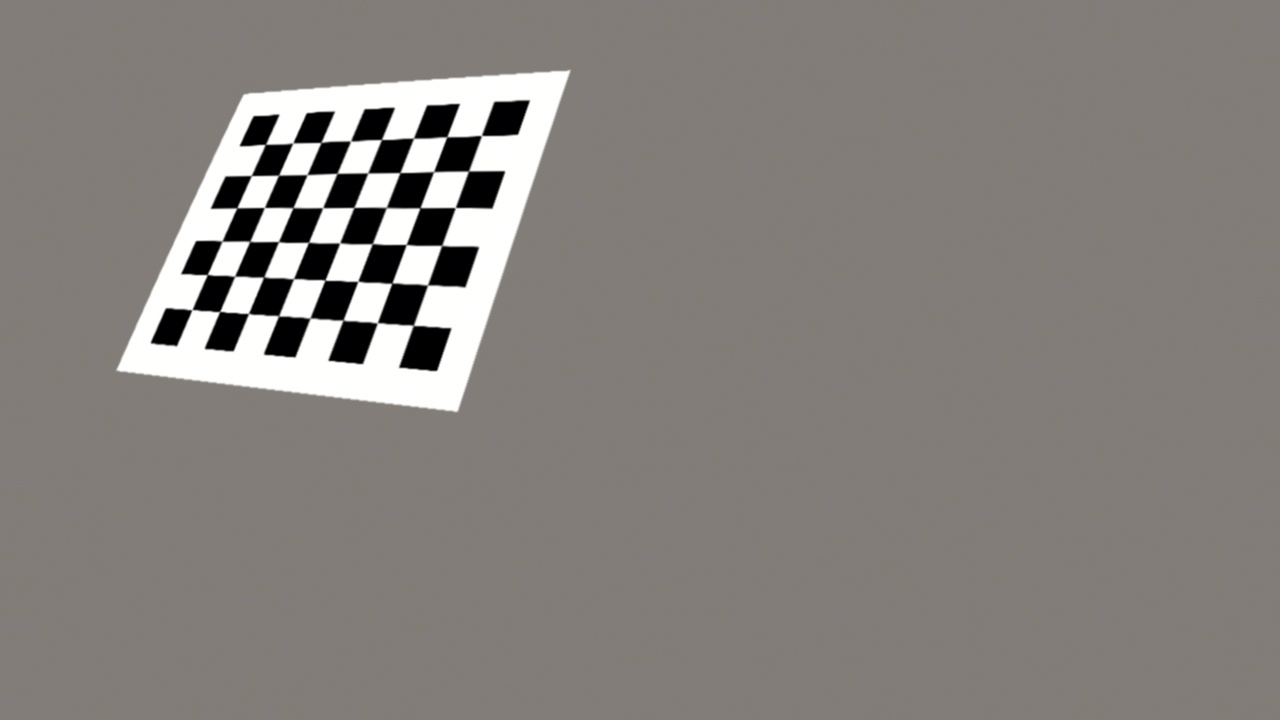
#> input picture data/calibration/calib_003.jpg, 1280 x 720 px, given in place of the camera
$ python test_security.py   (older library calls are emulated)
#> lines starting #> are read from the running program, lines starting #| are printed output that depends on the picture; after the words box and inside, x2 and y2 are one past the last pixel; in counts of white or black regions, pixels touching at a corner belong together
#> in main, frame is the input picture: shape (720, 1280, 3); mean B, G, R 125.6, 129.8, 134.2
### src/calibration.py
import os
import cv2
import numpy as np
from typing import List

import config
from utils import get_chessboard_points


# [62 lines left out: functions find_corners, calibrate_camera, compute_scale, save_calibration, load_calibration, not called in this run]


def undistort(img: np.array, calib: dict) -> np.array:
    return cv2.undistort(img, calib["intrinsics"], calib["dist_coeffs"])


def prepare_frame(frame: np.array, calib: dict) -> np.array:
    """Every frame goes through this function before being processed: distortion correction and resize"""
    if calib is not None and frame.shape[1::-1] == calib["image_size"]:
        return cv2.remap(frame, calib["map1"], calib["map2"], interpolation=cv2.INTER_LINEAR, borderMode=cv2.BORDER_REPLICATE)

    # Without calibration (or with another resolution) the frame is only resized
    if calib is not None and not calib.get("warned", False):
        print(f"Warning: image size {frame.shape[1::-1]} is not the calibrated size {calib['image_size']}, distortion not corrected")
        calib["warned"] = True
    if config.WORK_WIDTH is not None and frame.shape[1] != config.WORK_WIDTH:
        scale = config.WORK_WIDTH / frame.shape[1]
        frame = cv2.resize(frame, None, fx=scale, fy=scale, interpolation=cv2.INTER_AREA)
#> frame: shape (540, 960, 3)
    return frame


# [7 lines left out: function get_scale, not called in this run]

### src/security.py
import cv2
import numpy as np
from typing import List

import config
from utils import draw_text


def get_color_masks(hsv: np.array) -> dict:
    masks = {}
    for color, ranges in config.FLAG_HUES.items():
        mask = np.zeros(hsv.shape[:2], np.uint8)
        for low, high in ranges:
            in_range = cv2.inRange(hsv, (low, config.COLOR_MIN_SATURATION, config.COLOR_MIN_VALUE), (high, 255, 255))
            mask = cv2.bitwise_or(mask, in_range)
        masks[color] = mask
    masks["black"] = cv2.inRange(hsv, (0, 0, 0), (179, config.BLACK_MAX_SATURATION, config.BLACK_MAX_VALUE))
    return masks


def get_triangularity(contour: np.array) -> float:
    # A pennant is a triangle: it fills most of the smallest triangle that encloses it (a circle fills 60 %)
    triangle_area, _ = cv2.minEnclosingTriangle(contour)
    return cv2.contourArea(contour) / max(triangle_area, 1)


def get_paper_mask(hsv: np.array) -> np.array:
    # White paper is bright and has no colour (skin, hair and clothes are darker or more saturated)
    return (hsv[:, :, 1] < config.PAPER_MAX_SATURATION) & (hsv[:, :, 2] > config.PAPER_MIN_VALUE)
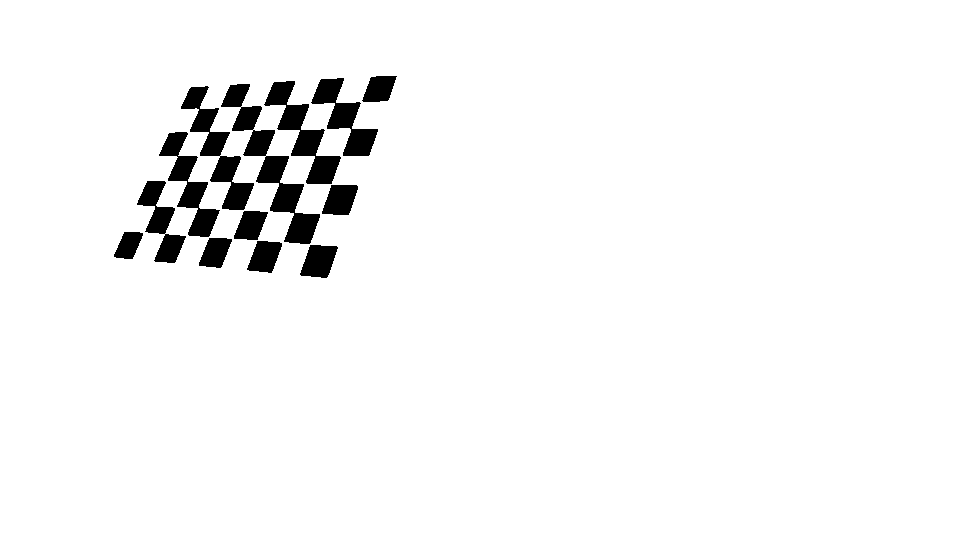
#> returned value: shape (540, 960) bool; 96.2% white; 13 black regions, largest, box (x1, y1, x2, y2) and area: (221, 84, 320, 244) 3712, (181, 86, 254, 210) 2555, (264, 81, 341, 184) 2488


def get_paper_around(paper: np.array, contour: np.array) -> float:
    # The pennant is drawn on paper: fraction of the pixels around it that are paper
    blob = np.zeros(paper.shape, np.uint8)
    cv2.drawContours(blob, [contour], -1, 255, -1)
    width = int(max(3, 0.25 * np.sqrt(cv2.contourArea(contour))))
    outer = cv2.dilate(blob, np.ones((2 * width + 1, 2 * width + 1), np.uint8))
    inner = cv2.dilate(blob, np.ones((5, 5), np.uint8))   # the edge of the pennant is mixed with the paper
    return float(paper[(outer > 0) & (inner == 0)].mean())


# [33 lines left out: function find_pole, not called in this run]


def find_candidates(frame: np.array) -> List[dict]:
    """Every blob with the colour and the size of a pennant, with the values of the three checks of a flag"""
    hsv = cv2.cvtColor(cv2.GaussianBlur(frame, (3, 3), 0), cv2.COLOR_BGR2HSV)
    gray = cv2.cvtColor(frame, cv2.COLOR_BGR2GRAY)
    paper = get_paper_mask(hsv)
    min_area, max_area = config.PENNANT_AREA[0] * gray.size, config.PENNANT_AREA[1] * gray.size

    candidates = []
    for color, mask in get_color_masks(hsv).items():
        # The opening removes the pole and the lines of the drawing, only the filled pennant is left
        mask = cv2.morphologyEx(mask, cv2.MORPH_OPEN, np.ones((5, 5), np.uint8))
        contours, _ = cv2.findContours(mask, cv2.RETR_EXTERNAL, cv2.CHAIN_APPROX_SIMPLE)
        for contour in contours:
            if not min_area < cv2.contourArea(contour) < max_area:
                continue
            candidate = {"color": color, "contour": contour, "triangularity": get_triangularity(contour),
                         "paper": get_paper_around(paper, contour), "pole": None}
            if is_pennant(candidate):
                candidate["pole"] = find_pole(gray, paper, contour)
            candidates.append(candidate)
#> this loop made 4 passes
#> color on passes 1 to 3: 'red', 'green', 'blue'
#> after the loop, candidates = 2 items
    return candidates


def is_pennant(candidate: dict) -> bool:
    return candidate["triangularity"] > config.MIN_TRIANGULARITY and candidate["paper"] > config.MIN_PAPER_AROUND


def detect_flag(frame: np.array):
    """Detects the flag shown to the camera: a coloured triangle on white paper with a pole next to it

    Returns:
        tuple: color (str or None), pennant (contour or None), pole (x1, y1, x2, y2 or None)
    """
    flags = [candidate for candidate in find_candidates(frame) if is_pennant(candidate) and candidate["pole"] is not None]
#> flags = []
    if len(flags) == 0:
        return None, None, None
    flag = max(flags, key=lambda candidate: cv2.contourArea(candidate["contour"]))
    return flag["color"], flag["contour"], flag["pole"]


def draw_detection(frame: np.array, color, pennant, pole) -> np.array:
    if pennant is None:
        return frame
    cv2.drawContours(frame, [pennant], -1, (0, 255, 255), 2)
    cv2.line(frame, pole[:2], pole[2:], (255, 0, 255), 2)
    x, y, w, h = cv2.boundingRect(pennant)
    draw_text(frame, color, (x, max(y - 10, 20)), (0, 255, 0))
    return frame


class SequenceDecoder:
    """state - "waiting" (sequence not complete), "granted" (access for self.user) or "denied" (wrong sequence)"""

    def __init__(self, users: dict = config.USERS, accept_frames: int = config.ACCEPT_FRAMES,
                 release_frames: int = config.RELEASE_FRAMES, timeout: float = config.SEQUENCE_TIMEOUT):
        self.users = users
        self.accept_frames = accept_frames
        self.release_frames = release_frames
        self.timeout = timeout
        self.length = len(next(iter(users.values())))
        self.reset()

    def reset(self):
        self.sequence = []
        self.state = "waiting"
        self.user = None
        self.candidate = None    # flag seen in the last frames
        self.count = 0           # consecutive frames with the candidate
        self.empty_count = 0     # consecutive frames without any flag
        self.released = True     # True when the previous card has already been taken away
        self.last_time = None    # time of the last accepted flag

    def update(self, color, now: float) -> str:
        if self.state == "granted":
            return self.state

        # The sequence is forgotten if too much time passes without showing a flag
        if self.sequence and now - self.last_time > self.timeout:
            self.reset()

        if color is None:
            # One frame without flag can be a detection failure: the card has been taken away after several
            self.empty_count += 1
            if self.empty_count >= self.release_frames:
                self.released = True
                self.candidate = None
                self.count = 0
            return self.state

        self.empty_count = 0
        if color == self.candidate:
            self.count += 1
        else:
            self.candidate = color
            self.count = 1

        # A flag is accepted only once: it must be stable and the previous card must have been taken away
        if self.released and self.count >= self.accept_frames:
            self.state = "waiting"
            self.sequence.append(color)
            self.released = False
            self.last_time = now
            if len(self.sequence) == self.length:
                self.check_sequence()
        return self.state

    # [8 lines left out: function check_sequence, not called in this run]

    def draw(self, frame: np.array) -> np.array:
        if self.state == "granted":
            draw_text(frame, f"Acceso concedido: {self.user}", (10, 60), (0, 255, 0), 0.8)
        elif self.state == "denied":
            draw_text(frame, "Acceso denegado: secuencia incorrecta", (10, 60), (0, 0, 255), 0.8)
        else:
            draw_text(frame, f"Secuencia {len(self.sequence)}/{self.length}: {' '.join(self.sequence)}", (10, 60), (255, 255, 255), 0.8)
        return frame

### src/utils.py
import os
import cv2
import numpy as np
import matplotlib.pyplot as plt
from typing import List


# [13 lines left out: function show_images, not called in this run]


def load_images(filenames: List) -> List:
    return [cv2.imread(filename) for filename in filenames]


# [74 lines left out: functions write_image, read_video, extract_frames, get_chessboard_points, draw_lines, not called in this run]


def draw_text(img, text, position, color=(255, 255, 255), scale=0.6, thickness=2):
    """Writes text with a black border so that it can be read over any background"""
    # The fonts of OpenCV have no accents
    text = text.translate(str.maketrans("áéíóúñ", "aeioun"))
    cv2.putText(img, text, position, cv2.FONT_HERSHEY_SIMPLEX, scale, (0, 0, 0), thickness + 2, cv2.LINE_AA)
    cv2.putText(img, text, position, cv2.FONT_HERSHEY_SIMPLEX, scale, color, thickness, cv2.LINE_AA)
    return img


def nothing(x):
    pass


# [67 lines left out: function get_hsv_color_ranges, not called in this run]

### src/main.py
import os
import time
import cv2
import numpy as np

import config
from utils import draw_text
from calibration import load_calibration, prepare_frame, get_scale
from security import detect_flag, draw_detection, SequenceDecoder
from swing import SwingTracker, build_background, detect_positions, compute_measures, get_tracking_quality
from comparison import load_reference, compare, summarise, print_report, save_results

WINDOW = "SwingVision - 'q' para salir"
RECORD_SIZE = (960, 540)   # size of the video saved with --record


def open_source(source):
    if isinstance(source, int):
        # Use CAP_DSHOW for Windows to avoid warning messages
        cap = cv2.VideoCapture(source, cv2.CAP_DSHOW) if os.name == "nt" else cv2.VideoCapture(source)
        cap.set(cv2.CAP_PROP_FRAME_WIDTH, config.CAMERA_SIZE[0])
        cap.set(cv2.CAP_PROP_FRAME_HEIGHT, config.CAMERA_SIZE[1])
    else:
        cap = cv2.VideoCapture(source)
    if not cap.isOpened():
        print(f"Could not open the source ({source}).")
        return None
    return cap


class FPSCounter:

    def __init__(self):
        self.previous = time.time()
        self.fps = 0

    # [151 lines left out: functions draw, run_security, analyse, run_swing, main, not called in this run]


# [4 lines that do not run on import are left out]

### src/test_security.py
import time
import cv2

import config
from utils import draw_text
from calibration import prepare_frame
from security import find_candidates, is_pennant, detect_flag, draw_detection, SequenceDecoder
from main import open_source

# Test of the security block alone, with the real cards and the real camera.
# It shows the values the detector measures, to adjust the thresholds of config.py.
# 'r' deletes the sequence, 's' saves the current frame, 'q' quits


def describe(candidate: dict) -> str:
    # Values compared with MIN_TRIANGULARITY, MIN_PAPER_AROUND and MIN_POLE_LENGTH
    x, y, w, h = cv2.boundingRect(candidate["contour"])
    return (f"{candidate['color']} ({x},{y}) area {cv2.contourArea(candidate['contour']):.0f} | "
            f"triangularity {candidate['triangularity']:.2f} | paper {candidate['paper']:.2f} | "
            f"pole {'yes' if candidate['pole'] is not None else 'no'}")


def main(source=config.CAMERA_INDEX):
    cap = open_source(source)
    if cap is None:
        return
    decoder = SequenceDecoder()
    saved = 0
    while True:
        ret, frame = cap.read()
        if not ret:
            break
        frame = prepare_frame(frame, None)   # no calibration here: only the detector is being tested
        original = frame.copy()
        color, pennant, pole = detect_flag(frame)
        decoder.update(color, time.time())

        # The candidates closest to being a pennant, to see which check fails
        candidates = sorted(find_candidates(frame), key=lambda c: c["triangularity"] * c["paper"], reverse=True)[:3]
#> the loop in find_candidates (call 2), `for color, mask in get_color_masks(hsv).items():` made 4 passes
#> candidates = 2 items
        lines = [describe(candidate) for candidate in candidates] if candidates else ["No blob with the colour and size of a pennant"]
#> lines = 2 items
        for candidate in candidates:
            cv2.drawContours(frame, [candidate["contour"]], -1, (0, 255, 0) if is_pennant(candidate) else (0, 0, 255), 1)
#> this loop made 2 passes
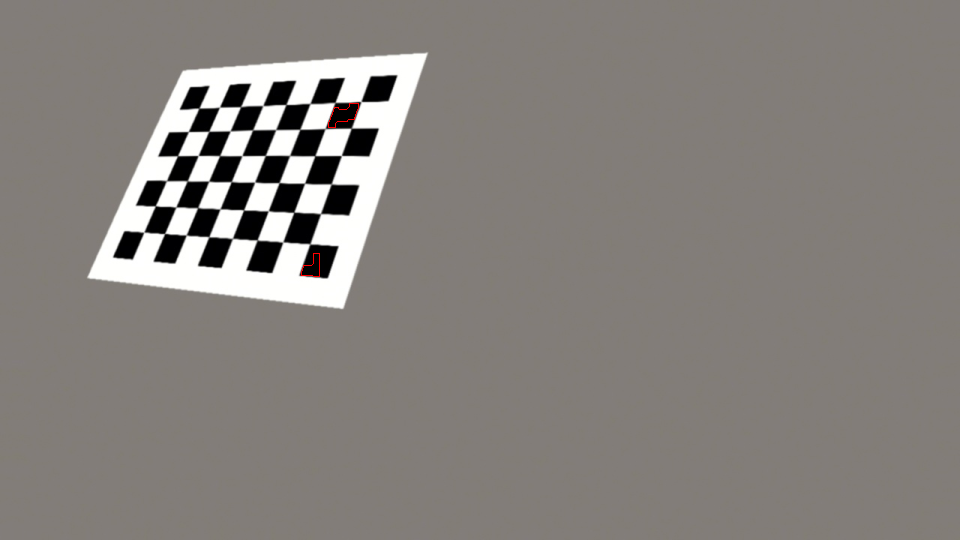
#> frame: shape (540, 960, 3); mean of channels 0, 1, 2 125.6, 129.8, 134.3; drawn as B, G, R

        draw_detection(frame, color, pennant, pole)
        decoder.draw(frame)
#> in draw_text, `cv2.putText(img, text, position, cv2.FONT_HERSHEY_SIMPLEX, scale, colo..`:
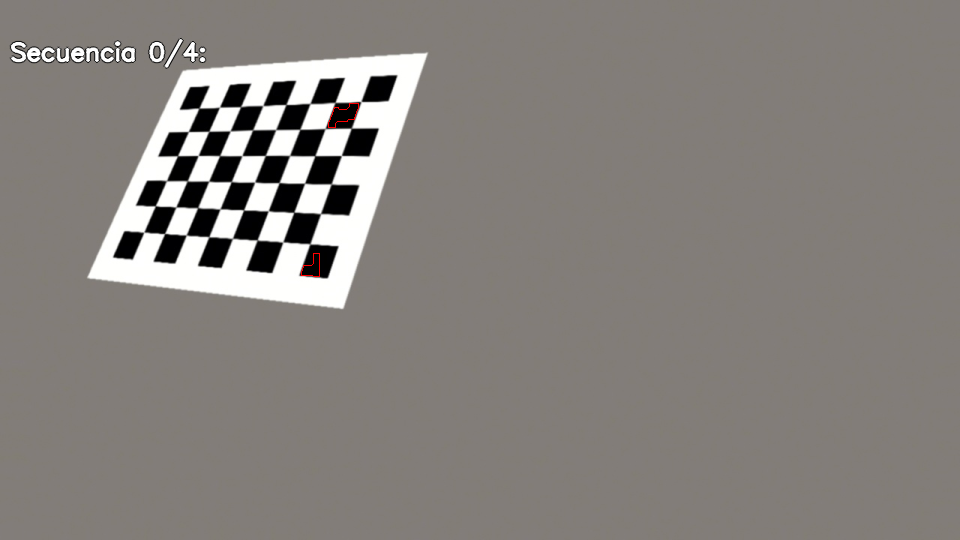
#> img: shape (540, 960, 3); mean of channels 0, 1, 2 125.8, 129.9, 134.4; drawn as B, G, R
        for k, line in enumerate(lines):
            draw_text(frame, line, (10, frame.shape[0] - 15 - 22 * k), scale=0.5, thickness=1)
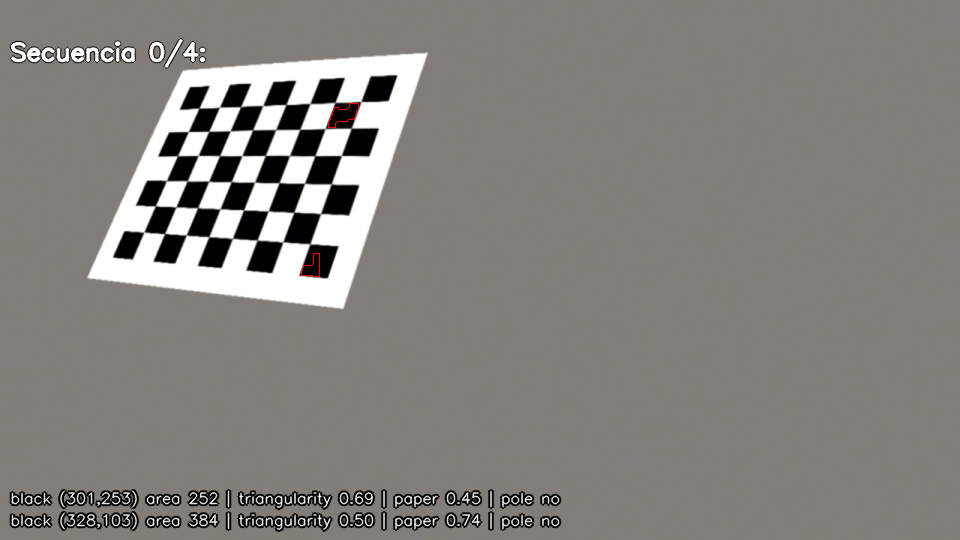
#> frame: shape (540, 960, 3); 2.68% of pixels changed, all inside (x1, y1, x2, y2) = (9, 489, 562, 533); drawn as B, G, R
        cv2.imshow("Security test - 'q' to quit", frame)

        key = cv2.waitKey(1) & 0xFF
#> (key q is pressed here)
        if key == ord('q') or key == 27:
            break
        if key == ord('r'):
            decoder.reset()
        if key == ord('s'):
            cv2.imwrite(f"security_{saved:02d}.png", original)
            print(f"security_{saved:02d}.png saved | detected: {color} |", " || ".join(lines))
            saved += 1
    cap.release()
    cv2.destroyAllWindows()


if __name__ == "__main__":
    # Same camera index that works in test.py
    main(config.CAMERA_INDEX)
